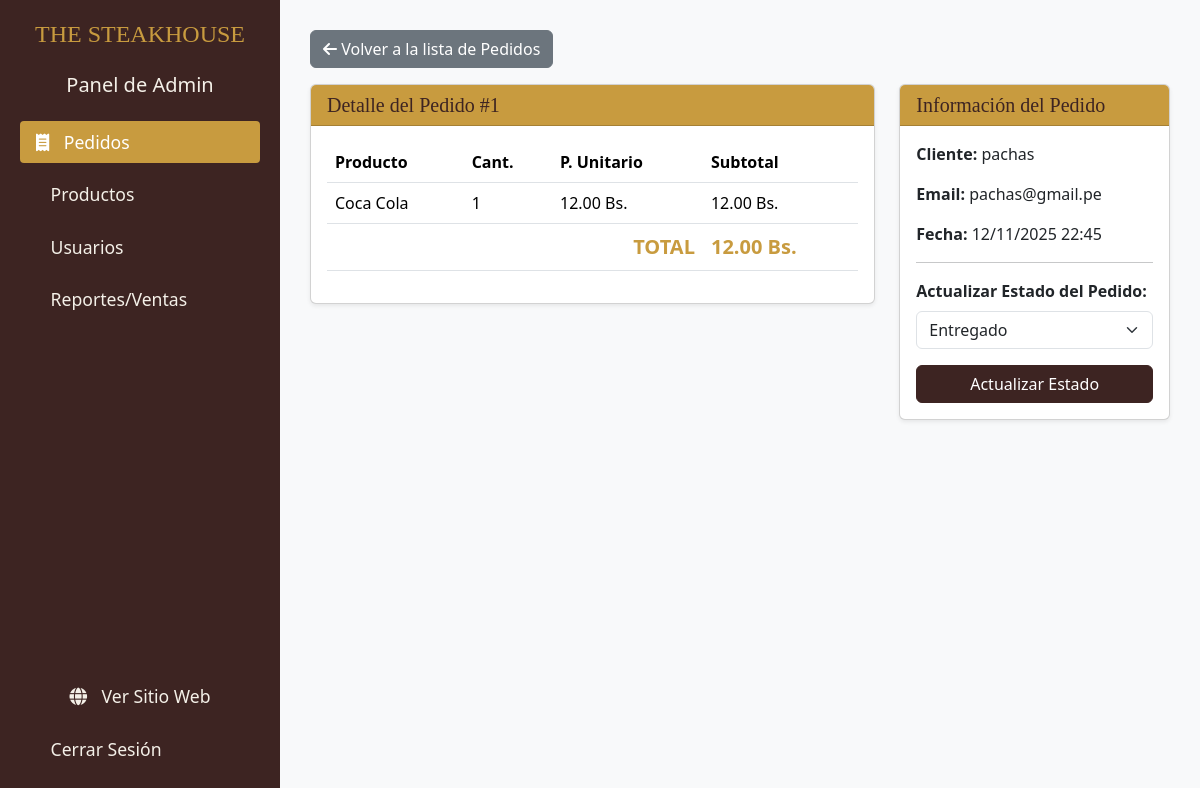
The page /panel/pedidos/detalle/1/ (signed in) on the database its author committed.
### pedidos/models.py (models this page shows, shortened)
class Pedido(models.Model):
    ESTADO_PEDIDO_CHOICES = (
        ('PENDIENTE', 'Pendiente'),
        ('EN_PREPARACION', 'En Preparación'),
        ('LISTO', 'Listo para Servir'),
        ('ENTREGADO', 'Entregado'),
        ('CANCELADO', 'Cancelado'),
    )
    usuario = models.ForeignKey(settings.AUTH_USER_MODEL, on_delete=models.SET_NULL, null=True, blank=True, related_name='pedidos')
    cliente = models.ForeignKey(Cliente, on_delete=models.SET_NULL, null=True, blank=True)
    mesa = models.ForeignKey(Mesa, on_delete=models.SET_NULL, null=True, blank=True)
    fecha_pedido = models.DateTimeField(auto_now_add=True)
    estado_pedido = models.CharField(max_length=20, choices=ESTADO_PEDIDO_CHOICES, default='PENDIENTE')
    total = models.DecimalField(max_digits=10, decimal_places=2, default=0.00)

class DetallePedido(models.Model):
    pedido = models.ForeignKey(Pedido, related_name='detalles', on_delete=models.CASCADE)
    producto = models.ForeignKey(Producto, on_delete=models.PROTECT)
    cantidad = models.PositiveIntegerField(default=1)
    precio_unitario = models.DecimalField(max_digits=10, decimal_places=2)
    subtotal = models.DecimalField(max_digits=10, decimal_places=2)

### productos/models.py (models this page shows, shortened)
class Producto(models.Model):
    CATEGORIA_CHOICES = (
        ('CARNE', 'Cortes de Carne'),
        ('HAMBURGUESA', 'Hamburguesas'),
        ('GUARNICION', 'Guarniciones'),
        ('BEBIDA', 'Bebidas'),
        ('POSTRE', 'Postres'),
    )
    nombre_producto = models.CharField(max_length=100)
    descripcion = models.TextField(blank=True, null=True)
    precio = models.DecimalField(max_digits=10, decimal_places=2)
    categoria = models.CharField(max_length=20, choices=CATEGORIA_CHOICES)
    disponible = models.BooleanField(default=True)
    imagen = models.ImageField(upload_to='productos/', blank=True, null=True)

### dashboard/views.py (the view, shortened to what this page needs)
# urls.py: path('pedidos/detalle/<int:pk>/', views.pedido_detail, name='pedido_detail'),
@admin_requerido
def pedido_detail(request, pk):
    pedido = get_object_or_404(Pedido, pk=pk)
    context = {
        'pedido': pedido
    }
    return render(request, 'dashboard/pedido_detail.html', context)

### dashboard/views.py (called while the page is built)
def admin_requerido(function):
    return user_passes_test(
        lambda u: u.is_authenticated and u.is_staff,
        login_url='login',
        redirect_field_name=None
    )(function)

### templates/dashboard/pedido_detail.html (shortened to what this page needs)
{% extends 'dashboard/base_dashboard.html' %}
{% block content %}
<a href="{% url 'dashboard_pedidos' %}" class="btn btn-secondary mb-3">
    <i class="fa fa-arrow-left"></i> Volver a la lista de Pedidos
</a>
<div class="row">
    <div class="col-lg-8">
        <div class="card shadow-sm">
            <div class="card-header card-header-gold">
                <h5 class="mb-0">Detalle del Pedido #{{ pedido.id }}</h5>
            </div>
            <div class="card-body">
                <div class="table-responsive">
                    <table class="table">
                        <thead>
                            <tr>
                                <th scope="col">Producto</th>
                                <th scope="col">Cant.</th>
                                <th scope="col">P. Unitario</th>
                                <th scope="col">Subtotal</th>
                            </tr>
                        </thead>
                        <tbody>
                            {% for item in pedido.detalles.all %}
                            <tr>
                                <td>{{ item.producto.nombre_producto }}</td>
                                <td>{{ item.cantidad }}</td>
                                <td>{{ item.precio_unitario|floatformat:2 }} Bs.</td>
                                <td>{{ item.subtotal|floatformat:2 }} Bs.</td>
                            </tr>
                            {% endfor %}
                        </tbody>
                        <tfoot>
                            <tr>
                                <td colspan="3" class="text-end fs-5 fw-bold" style="color: #c89b3f;">TOTAL</td>
                                <td class="fs-5 fw-bold" style="color: #c89b3f;">{{ pedido.total|floatformat:2 }} Bs.</td>
                            </tr>
                        </tfoot>
                    </table>
                </div>
            </div>
        </div>
    </div>
    <div class="col-lg-4">
        <div class="card shadow-sm">
            <div class="card-header card-header-gold">
                <h5 class="mb-0">Información del Pedido</h5>
            </div>
            <div class="card-body">
                <p><strong>Cliente:</strong> {{ pedido.usuario.username }}</p>
                <p><strong>Email:</strong> {{ pedido.usuario.email }}</p>
                <p><strong>Fecha:</strong> {{ pedido.fecha_pedido|date:"d/m/Y H:i" }}</p>
                <hr>
                <form method="POST">
                    <label for="estado_pedido" class="form-label fw-bold">Actualizar Estado del Pedido:</label>
                    <select name="estado_pedido" class="form-select">
                        {% for value, name in pedido.ESTADO_PEDIDO_CHOICES %}
                            <option value="{{ value }}" {% if pedido.estado_pedido == value %}selected{% endif %}>
                                {{ name }}
                            </option>
                        {% endfor %}
                    </select>
                    <button type="submit" class="btn btn-primary w-100 mt-3" style="background-color: #3d2422; border-color: #3d2422;">
                        Actualizar Estado
                    </button>
                </form>
            </div>
        </div>
    </div>
</div>
{% endblock %}

### templates/dashboard/base_dashboard.html (style rules this page uses)
body { background-color: #f8f9fa; }
.card-header-gold { background-color: #c89b3f; color: #3d2422; font-family: 'Rye', serif; }

### rows shown on the page
Pedido: id "1", total "12.00", usuario.username "pachas", usuario.email "pachas@gmail.pe", fecha_pedido "12/11/2025 22:45", estado_pedido "Entregado"
DetallePedido: producto.nombre_producto "Coca Cola", cantidad "1", precio_unitario "12.00", subtotal "12.00"
